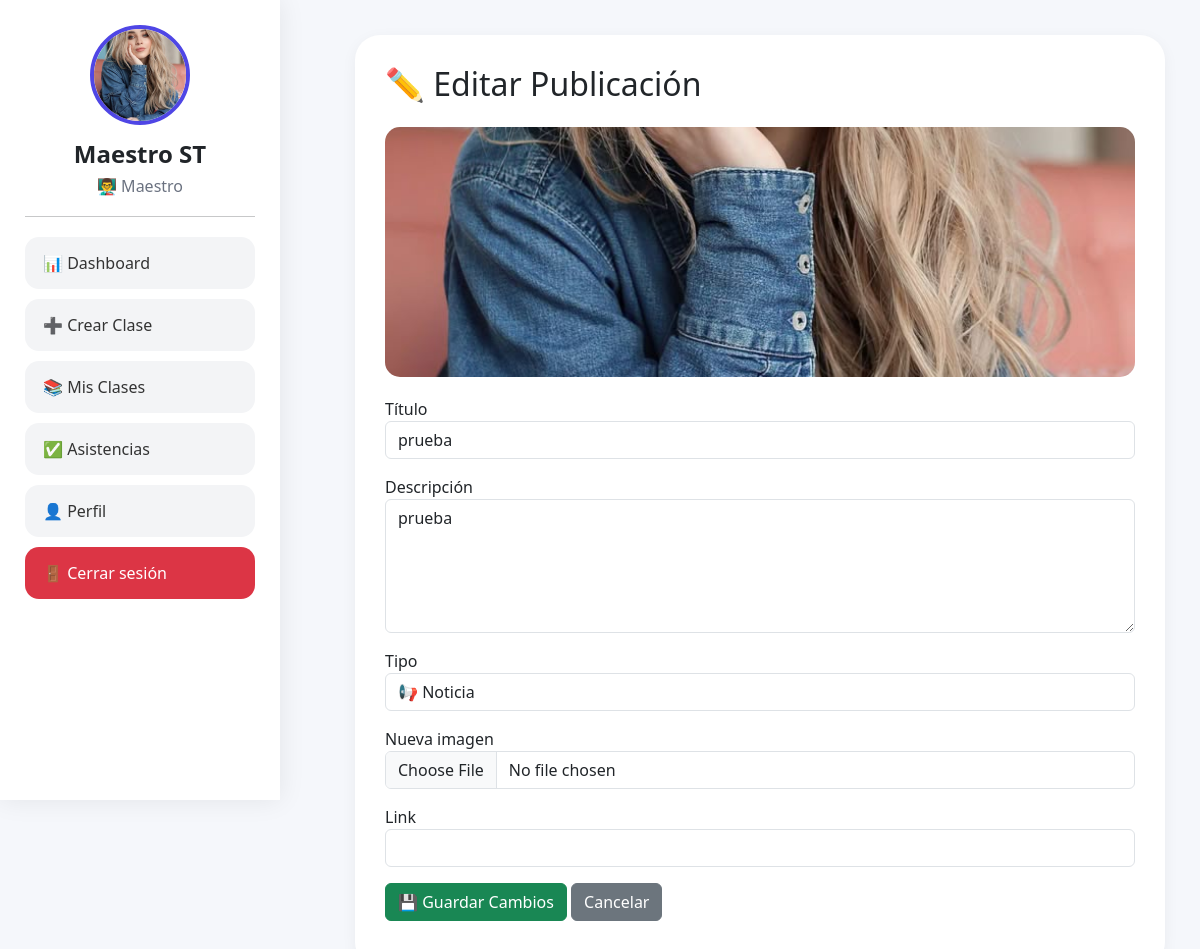
The page /profesor/publicaciones/editar.php?id=5 (signed in) on the database its author committed.
### tables this page shows
CREATE TABLE `usuarios` (
  `id` int(11) NOT NULL,
  `nombre` varchar(100) DEFAULT NULL,
  `correo` varchar(100) DEFAULT NULL,
  `password` varchar(255) DEFAULT NULL,
  `rol` enum('alumno','maestro') DEFAULT 'alumno',
  `xp` int(11) DEFAULT 0,
  `nivel` int(11) DEFAULT 1,
  `foto` varchar(255) DEFAULT NULL,
  `semestre` varchar(20) DEFAULT NULL,
  `grupo` varchar(20) DEFAULT NULL
);

CREATE TABLE `publicaciones` (
  `id` int(11) NOT NULL,
  `clase_id` int(11) DEFAULT NULL,
  `titulo` varchar(255) DEFAULT NULL,
  `descripcion` text DEFAULT NULL,
  `tipo` varchar(50) DEFAULT NULL,
  `imagen` text DEFAULT NULL,
  `link` text DEFAULT NULL,
  `created_at` timestamp NULL DEFAULT current_timestamp()
);

### profesor/publicaciones/editar.php (the view, shortened to what this page needs)
<?php
include '../../includes/conexion.php';
include '../../includes/sidebar_maestro.php';
$id = intval($_GET['id']);
$publicacion = mysqli_fetch_assoc(
    mysqli_query(
        $conexion,
        "SELECT *
         FROM publicaciones
         WHERE id = $id"
    )
);
?>
<!DOCTYPE html>
<html lang="es">
<head>
    <link href="https://cdn.jsdelivr.net/npm/bootstrap@5.3.7/dist/css/bootstrap.min.css" rel="stylesheet">
</head>
<body>
    <div class="content">
        <div class="card-form">
            <h2 class="mb-4">
                ✏️ Editar Publicación
            </h2>
            <?php if (!empty($publicacion['imagen'])): ?>
                <img src="../uploads/publicaciones/<?= htmlspecialchars($publicacion['imagen']) ?>" class="preview">
            <?php endif; ?>
            <form method="POST" enctype="multipart/form-data">
                <div class="mb-3">
                    <label>Título</label>
                    <input type="text" name="titulo" class="form-control"
                        value="<?= htmlspecialchars($publicacion['titulo']) ?>" required>
                </div>
                <div class="mb-3">
                    <label>Descripción</label>
                    <textarea name="descripcion" class="form-control"
                        rows="5"><?= htmlspecialchars($publicacion['descripcion']) ?></textarea>
                </div>
                <div class="mb-3">
                    <label>Tipo</label>
                    <select name="tipo" class="form-control">
                        <option value="noticia" <?= $publicacion['tipo'] == 'noticia' ? 'selected' : '' ?>>
                            📢 Noticia
                        </option>
                    </select>
                </div>
                <div class="mb-3">
                    <label>Nueva imagen</label>
                    <input type="file" name="imagen" class="form-control">
                </div>
                <div class="mb-3">
                    <label>Link</label>
                    <input type="url" name="link" class="form-control"
                        value="<?= htmlspecialchars($publicacion['link']) ?>">
                </div>
                <button type="submit" name="guardar" class="btn btn-success">
                    💾 Guardar Cambios
                </button>
                <a href="../clases/clase.php?id=<?= $publicacion['clase_id'] ?>&tab=publicaciones"
                    class="btn btn-secondary">
                    Cancelar
                </a>
            </form>
        </div>
    </div>
</body>
</html>

### includes/sidebar_maestro.php (shortened to what this page needs)
<?php
include_once __DIR__ . '/conexion.php';
$id_usuario = $_SESSION['id'];
$usuario = mysqli_fetch_assoc(
    mysqli_query(
        $conexion,
        "SELECT *
         FROM usuarios
         WHERE id=$id_usuario"
    )
);
$protocolo = isset($_SERVER['HTTPS']) && $_SERVER['HTTPS'] !== 'off'
    ? 'https'
    : 'http';
$rutaBase = $protocolo . '://' . $_SERVER['HTTP_HOST'] . '/Majo/';
?>
<div class="sidebar">
    <img class="foto-perfil" src="<?= !empty($usuario['foto'])
        ? $rutaBase . 'profesor/uploads/perfil/' . $usuario['foto']
        : 'https://ui-avatars.com/api/?name=' . urlencode($usuario['nombre']) . '&background=4f46e5&color=ffffff'
        ?>" alt="Perfil">
    <h4>
        <?= htmlspecialchars($usuario['nombre']) ?>
    </h4>
    <h6>
        👨‍🏫 Maestro
    </h6>
    <hr>
    <a href="<?= $rutaBase ?>profesor/dashboard.php" class="btn-menu">
        📊 Dashboard
    </a>
    <a href="<?= $rutaBase ?>profesor/clases/crear.php" class="btn-menu">
        ➕ Crear Clase
    </a>
    <a href="<?= $rutaBase ?>profesor/clases/ver.php" class="btn-menu">
        📚 Mis Clases
    </a>
    <a href="<?= $rutaBase ?>profesor/asistencias/historial.php" class="btn-menu">
        ✅ Asistencias
    </a>
    <a href="<?= $rutaBase ?>profesor/perfil.php" class="btn-menu">
        👤 Perfil
    </a>
    <a href="<?= $rutaBase ?>auth/logout.php" class="btn-menu btn-danger-menu">
        🚪 Cerrar sesión
    </a>
</div>

### includes/sidebar_maestro.php (style rules this page uses)
.sidebar { position: fixed; top: 0; left: 0; width: 280px; height: 100vh; background: white; padding: 25px; overflow-y: auto; box-shadow: 0 0 25px rgba(0, 0, 0, .08); z-index: 1000; }
.foto-perfil { width: 100px; height: 100px; border-radius: 50%; object-fit: cover; border: 4px solid #4f46e5; display: block; margin: auto; }
.sidebar h4 { text-align: center; margin-top: 15px; font-weight: 700; }
.sidebar h6 { text-align: center; color: #6b7280; }
.btn-menu { display: block; width: 100%; padding: 14px 18px; margin-bottom: 10px; border-radius: 14px; text-decoration: none; color: #333; background: #f3f4f6; transition: .3s; }
.btn-danger-menu { background: #dc3545; color: white !important; }
.sidebar hr { margin: 20px 0; }

### profesor/publicaciones/editar.php (style rules this page uses)
body { background: #f5f7fb; }
.content { margin-left: 320px; padding: 35px; }
.card-form { background: white; max-width: 900px; margin: auto; padding: 30px; border-radius: 25px; box-shadow: 0 4px 15px rgba(0, 0, 0, .05); }
.preview { width: 100%; max-height: 250px; object-fit: cover; border-radius: 15px; margin-bottom: 20px; }

### rows shown on the page
usuarios: foto (picture), nombre "Maestro ST"
publicaciones: imagen (picture), titulo "prueba", descripcion "prueba", tipo "📢 Noticia"
